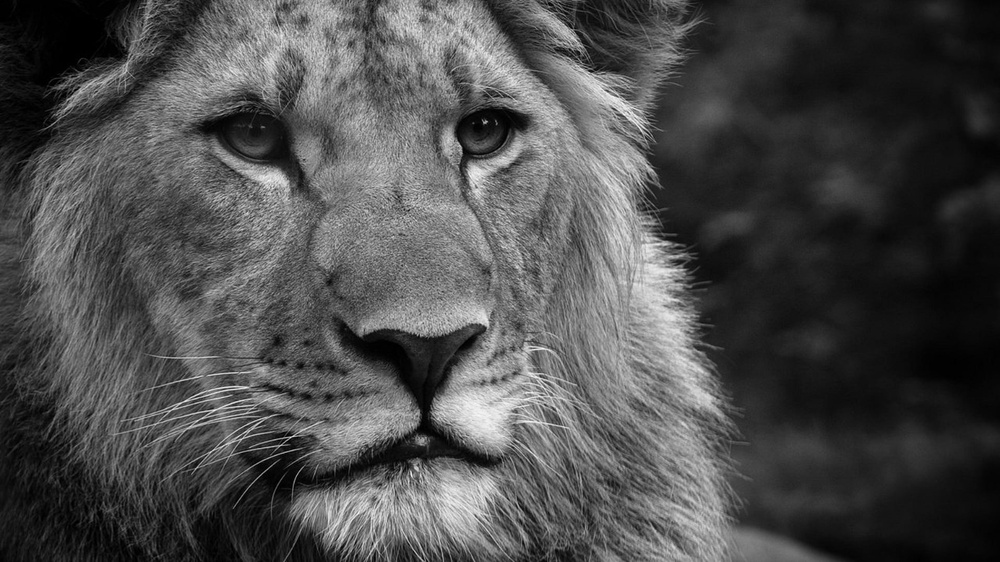
#> input picture images/input.jpg, 1000 x 562 px, shrunk from 1536 x 864 before the run
$ python main.py
#> lines starting #> are read from the running program, lines starting #| are printed output that depends on the picture; after the words box and inside, x2 and y2 are one past the last pixel; in counts of white or black regions, pixels touching at a corner belong together
import cv2
import numpy as np
import os


input_path = "../images/input.jpg"
output_dir = "../outputs"
os.makedirs(output_dir, exist_ok=True)


img = cv2.imread(input_path, cv2.IMREAD_GRAYSCALE)
#> img is the input picture: shape (562, 1000); min 0, max 251, mean 76.5


# Intensity Reduction
def reduce_intensity_levels(image, levels):
    factor = 256 // levels
    reduced = (image // factor) * factor
    return reduced

# Spatial Averaging
def spatial_average(image, ksize):
    return cv2.blur(image, (ksize, ksize))

# Rotation
def rotate_image(image, angle):
    (h, w) = image.shape
    center = (w // 2, h // 2)
    matrix = cv2.getRotationMatrix2D(center, angle, 1.0)
    return cv2.warpAffine(image, matrix, (w, h))

# Block Averaging
def block_average(image, block_size):
    h, w = image.shape
    h_crop = h - (h % block_size)
    w_crop = w - (w % block_size)
    output = image[:h_crop, :w_crop].copy()
    for i in range(0, h_crop, block_size):
        for j in range(0, w_crop, block_size):
            block = output[i:i+block_size, j:j+block_size]
            avg = int(np.mean(block))
            output[i:i+block_size, j:j+block_size] = avg
    return output


# 1. Intensity Reduction to 2 levels
cv2.imwrite(f"{output_dir}/reduced_2_levels.png", reduce_intensity_levels(img, 2))
#> in reduce_intensity_levels, `reduced = (image // factor) * factor`:
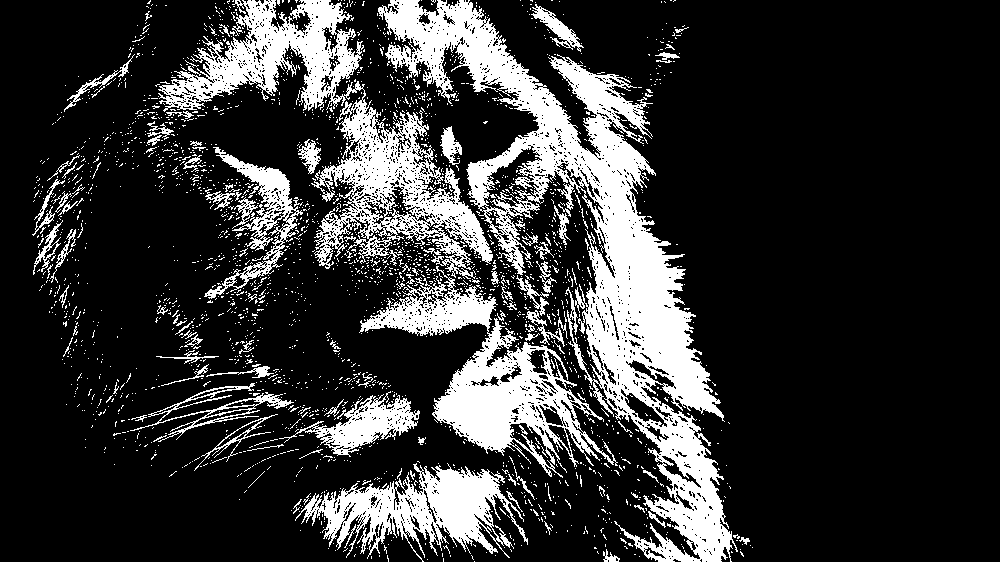
#> reduced: shape (562, 1000); values 0 (black) and 128 (white), 20.4% white; 2504 white regions (2392 under 20 px), largest, box (x1, y1, x2, y2) and area: (378, 0, 738, 562) 45832, (158, 0, 493, 279) 22165, (359, 266, 618, 478) 14191

# 2. Spatial Averages
cv2.imwrite(f"{output_dir}/avg_3x3.png", spatial_average(img, 3))
cv2.imwrite(f"{output_dir}/avg_10x10.png", spatial_average(img, 10))
#> call 2 of spatial_average, with ksize = 10
#> in spatial_average (call 2), `return cv2.blur(image, (ksize, ksize))`:
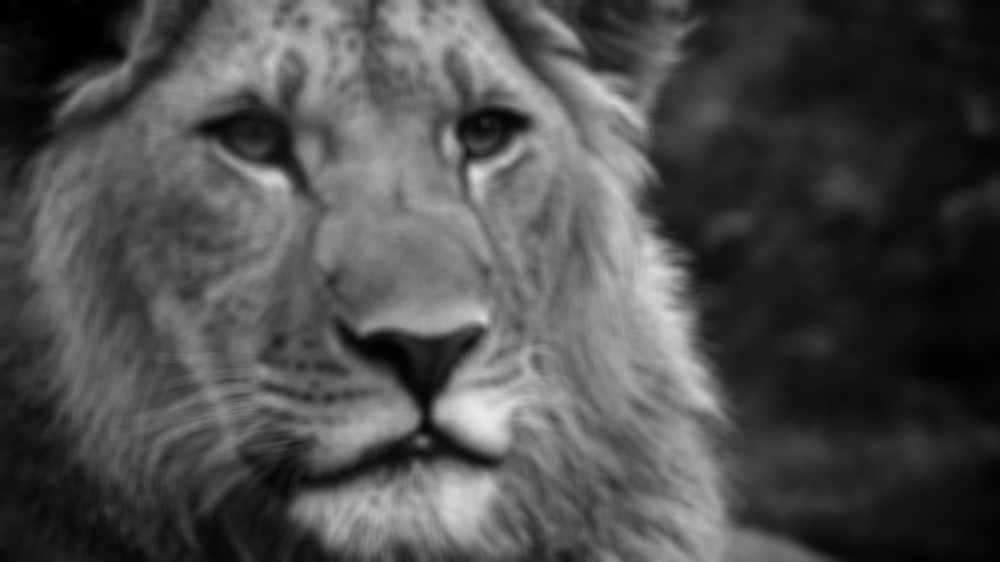
#> returned value: shape (562, 1000); min 0, max 234, mean 76.6
cv2.imwrite(f"{output_dir}/avg_20x20.png", spatial_average(img, 20))

# 3. Rotation
cv2.imwrite(f"{output_dir}/rotated_45.png", rotate_image(img, 45))
#> in rotate_image, `return cv2.warpAffine(image, matrix, (w, h))`:
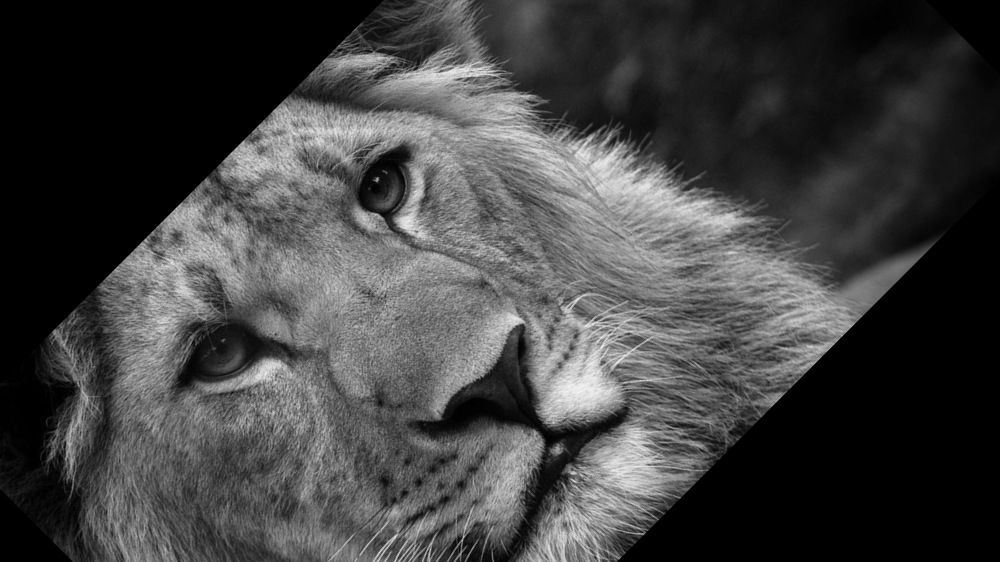
#> returned value: shape (562, 1000); min 0, max 243, mean 65.1
cv2.imwrite(f"{output_dir}/rotated_90.png", rotate_image(img, 90))
#> call 2 of rotate_image, with angle = 90
#> in rotate_image (call 2), `return cv2.warpAffine(image, matrix, (w, h))`:
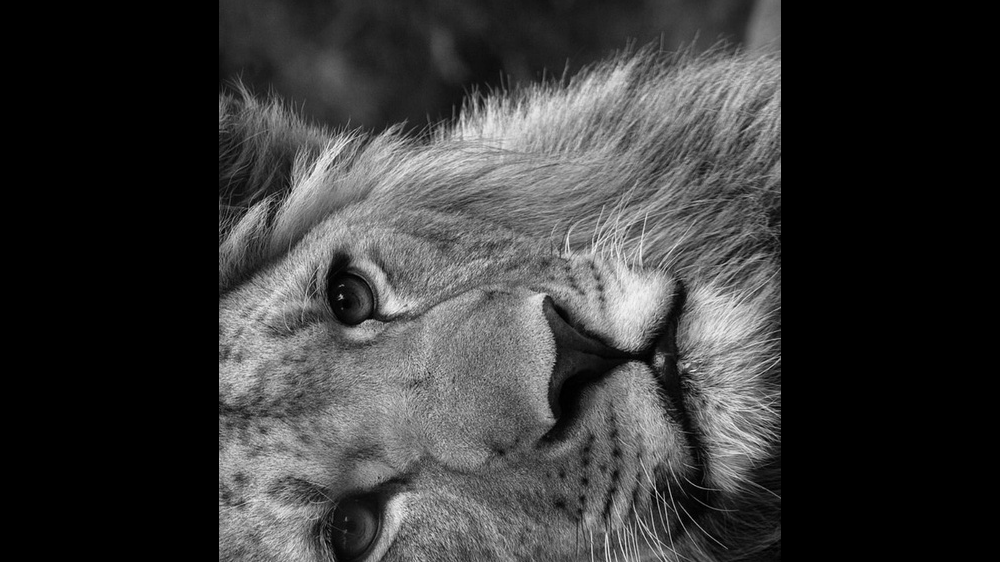
#> returned value: shape (562, 1000); min 0, max 251, mean 57.1

# 4. Block Averages
cv2.imwrite(f"{output_dir}/block_avg_3x3.png", block_average(img, 3))
cv2.imwrite(f"{output_dir}/block_avg_5x5.png", block_average(img, 5))
cv2.imwrite(f"{output_dir}/block_avg_7x7.png", block_average(img, 7))
#> call 3 of block_average, with block_size = 7
#> in block_average (call 3), `output = image[:h_crop, :w_crop].copy()`:
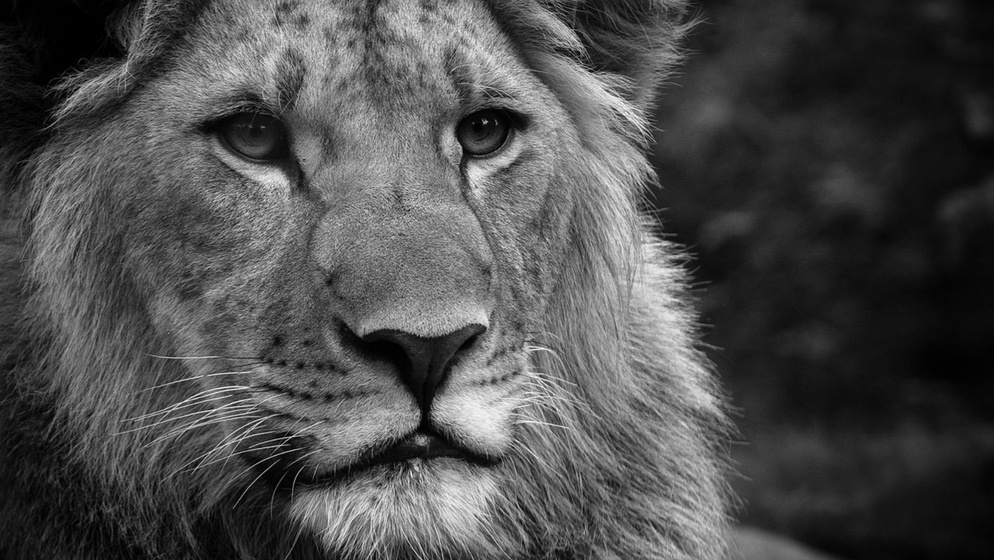
#> output: shape (560, 994); min 0, max 251, mean 77
